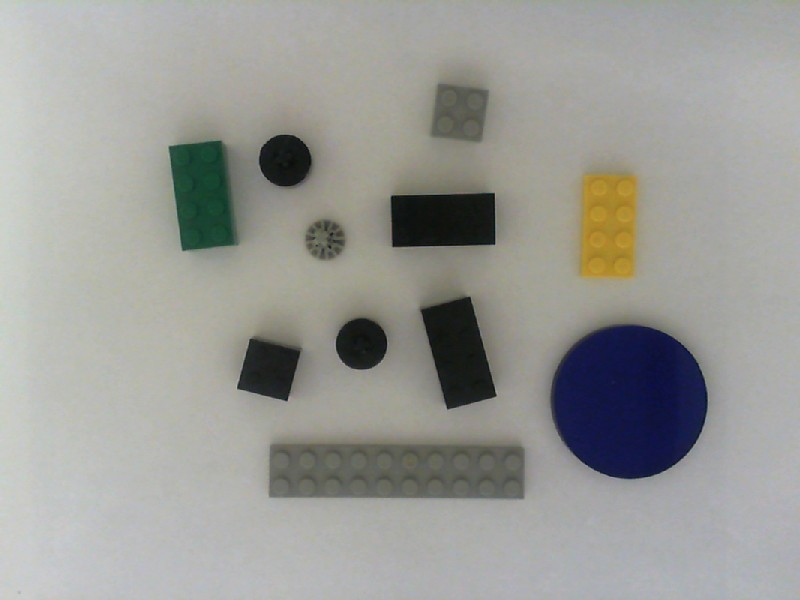
#> input picture Lego/img_103.jpg, 800 x 600 px, found by its file name
$ jupyter execute AA_02.ipynb
#> lines starting #> are read from the running program, lines starting #| are printed output that depends on the picture; after the words box and inside, x2 and y2 are one past the last pixel; in counts of white or black regions, pixels touching at a corner belong together; long printed decimals are rounded
[cell 1]
#Import das Libs
import numpy as np
import cv2
from matplotlib import pyplot as plot

[cell 2]
#Tabela dos produtos e suas especificações
tabela=np.array([['Circ1','48mmØ','Cx_1'],['Circ2','16mmØ','Cx_2'],['Circ3','13mmØ','Cx_3'],
                 ['Reta1','80×16mm','Cx_4'],['Reta2','32×16mm','Cx_5'],['Quad1','16×16mm','Cx_6']], dtype="object")
print(tabela)

[cell 3]
#Definição da Imagem - Peças de Lego (Indo de 01 a 20)
im = "03"

[cell 4]
#Import da Imagem e do Path do OneDrive
folder = ('D:/OneDrive/OneDrive - Etec Centro Paula Souza/Codes/Computational Vision/Lego/')
img = cv2.imread(folder + 'img_1' + str(im) + '.jpg')
#> img is the input picture: shape (600, 800, 3); mean B, G, R 150, 154.3, 153.9

[cell 5]
#Visualização da Imagem Importada
plot.imshow(img,cmap='gray')
plot.show()

[cell 6]
#Separação em três bandas indenpendentes (BRG)
#Escolheu-se utilizar a Banda B (Azul) pelo fato da mesma destacar melhor os objetos da imagem.
B, G, R = cv2.split(img)
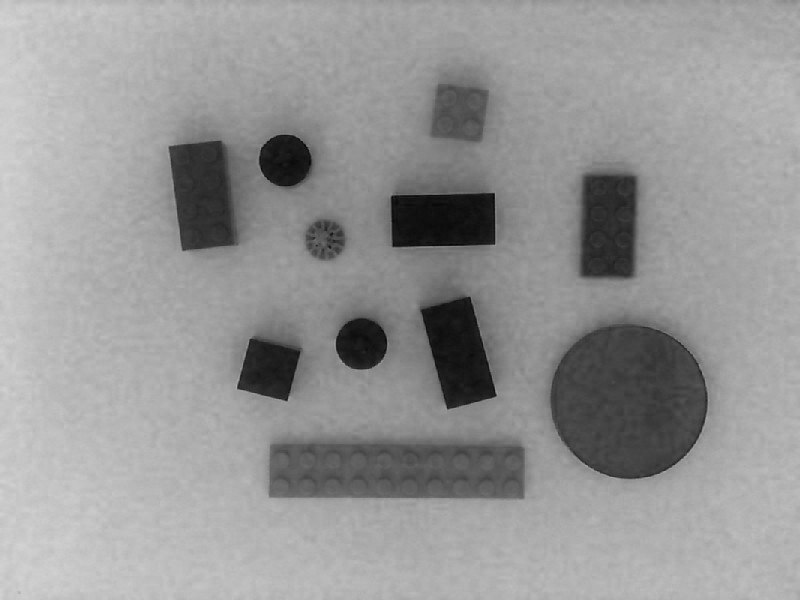
#> B: shape (600, 800); min 5, max 211, mean 150
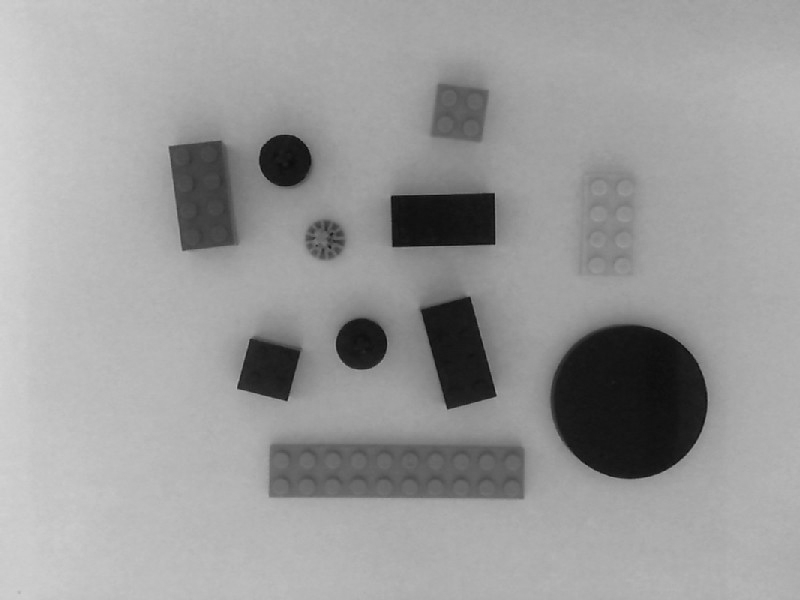
#> G: shape (600, 800); min 8, max 213, mean 154.3
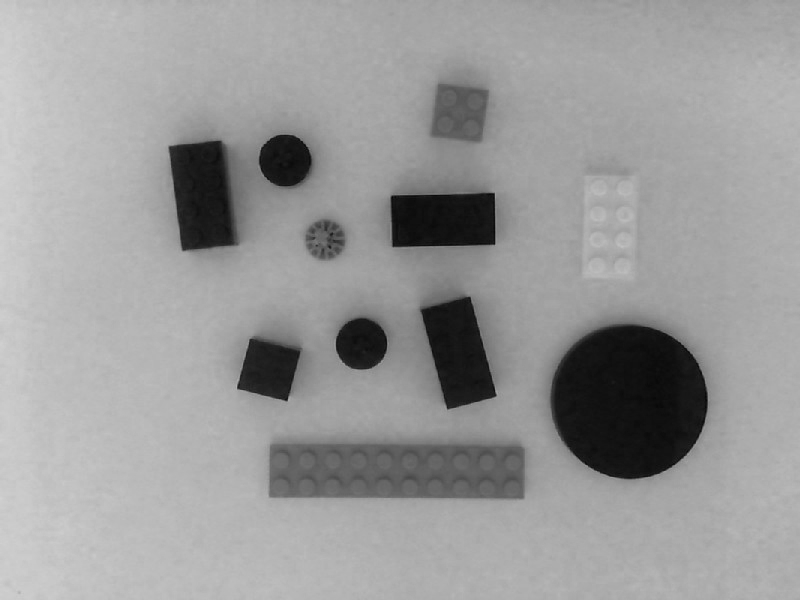
#> R: shape (600, 800); min 2, max 210, mean 153.9
img_gray = B

plot.imshow(img_gray,cmap='gray')
plot.show()

[cell 7]
#Estatística - Exibe-se valores de Mínimo, Máximo e Média da Figura em Níveis de Cinza

print("Valor máximo de nível de cinza: " + str(img_gray.max()))
#| Valor máximo de nível de cinza: 211
print("Valor mínimo de nível de cinza: " + str(img_gray.min()))
#| Valor mínimo de nível de cinza: 5
print("Valor médio de nível de cinza: " + str(img_gray.mean()))
#| Valor médio de nível de cinza: 150.032

[cell 8]
#Baseando-se nos experimentos feitos, criou-se uma estrutura de decisão para definir o ajuste fino do valor de gamma.
#Para isso, usou-se como parâmetro o valor médio de nível de cinza da imagem.
#Desta forma, foi possível solucionar problemas de sombras e ruídos nas imagens.

if img_gray.mean() > 142.31 and img_gray.mean() < 142.37:
    gamma = 0.467
elif img_gray.mean() > 142.37 and img_gray.mean() < 142.4:
    gamma = 0.865
elif img_gray.mean() > 148.0 and img_gray.mean() < 148.9:
    gamma = 0.075
elif img_gray.mean() > 150.0 and img_gray.mean() < 150.9:
    gamma = 0.850
elif img_gray.mean() > 151.0 and img_gray.mean() < 151.9:
    gamma = 0.750
elif img_gray.mean() > 155.0 and img_gray.mean() < 155.9:
    gamma = 0.680
elif img_gray.mean() > 139.0 and img_gray.mean() < 139.9:
    gamma = 0.750
elif img_gray.mean() > 140.0 and img_gray.mean() < 140.9:
    gamma = 0.735
elif img_gray.mean() > 143.78 and img_gray.mean() < 143.79:
    gamma = 0.285
elif img_gray.mean() > 143.6 and img_gray.mean() < 143.9:
    gamma = 0.710
elif img_gray.mean() > 146.00 and img_gray.mean() < 146.05:
    gamma = 0.675
else:
    gamma = 1.015

print("Valor de Gamma: " + str(gamma))

[cell 9]
#Em seguida, aplica-se a transformação por potência com o objetivo de destacar melhor os objetos da Imagem.

entrada = img_gray/img_gray.max()
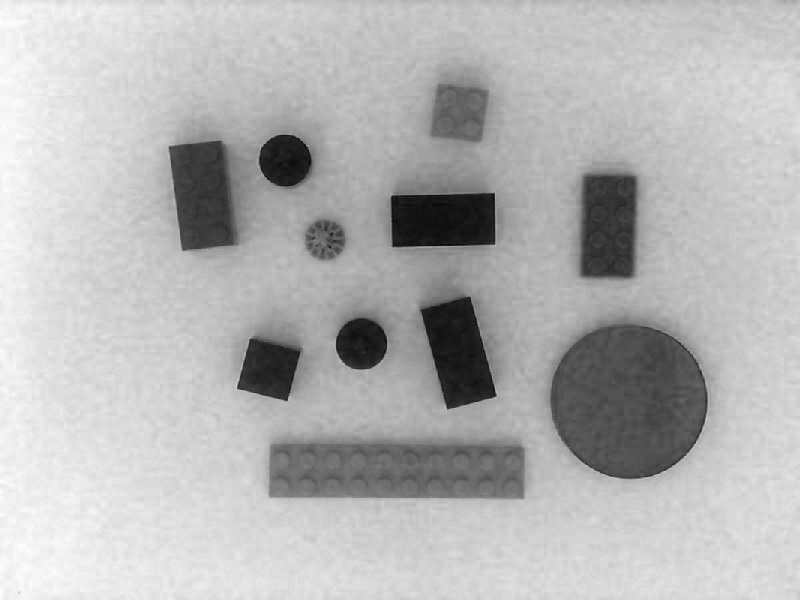
#> entrada: shape (600, 800) float64; min 0.0237, max 1, mean 0.711
img_gray = entrada ** gamma * 255

[cell 10]
#Por fim, é necessário converter a imagem para o formato Uint8
#Sem esta conversão, não foi possível aplicar a binarização na imagem resultante da transformação por potência

img_gray = img_gray.astype("uint8")
plot.imshow(img_gray, cmap='gray')
plot.show()

[cell 11]
#Adiciona-se bordas nos objetos da imagem por meio dos operadores de Roberts
masc1 = np.array([[0, 1], [-1, 0]])
masc2 = np.array([[1, 0], [0, -1]])

print(masc1, masc2)

[cell 12]
#Definição das bordas com os peradores de Roberts
img_roberts1 = cv2.filter2D(img_gray, -1, masc1)
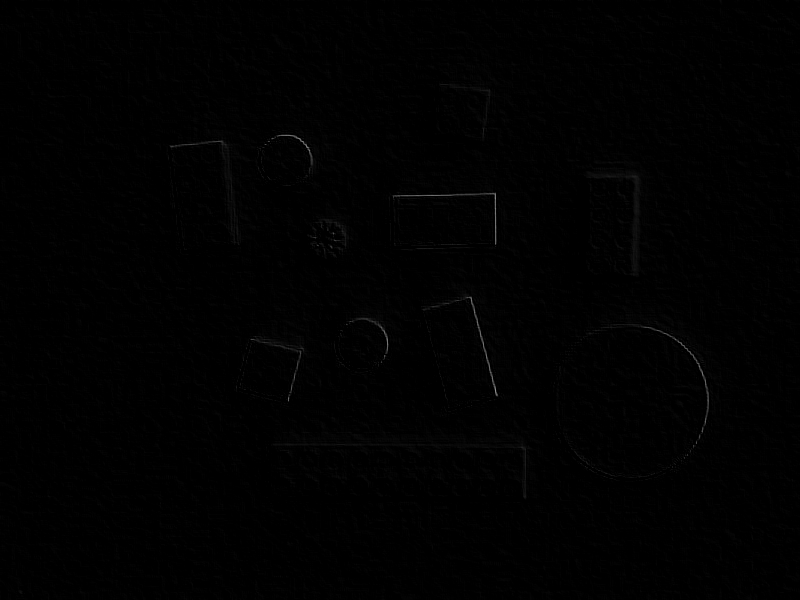
#> img_roberts1: shape (600, 800); min 0, max 148, mean 1.1
img_roberts2 = cv2.filter2D(img_gray, -1, masc2)
img_roberts = cv2.add(img_roberts1, img_roberts2)

plot.imshow(img_roberts, cmap='gray')
plot.show()

[cell 13]
#Enfatização das bordas
img_gray = img_gray + img_roberts
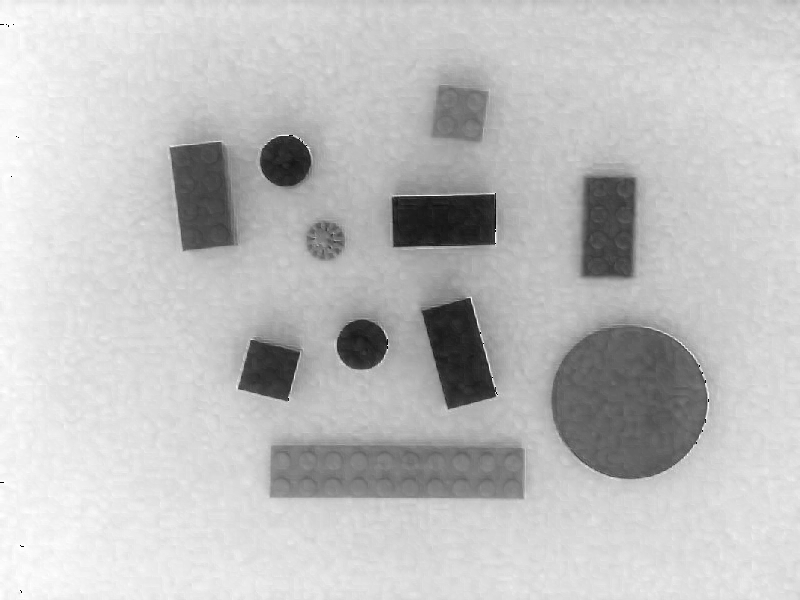
#> img_gray: shape (600, 800); min 0, max 255, mean 191.2
plot.imshow(img_gray, cmap='gray')
plot.show()

[cell 14]
#Aplicaçao do filtro de Média Para a diminuição de ruídos na imagem
img_gray = cv2.blur(img_gray,(3,3))

plot.imshow(img_gray, cmap='gray')
plot.show()

[cell 15]
#Aplicaçao do filtro de Mediana Para a diminuição de ruídos na imagem
img_gray = cv2.medianBlur(img_gray,3)

plot.imshow(img_gray, cmap='gray')
plot.show()

[cell 16]
#Realiza-se a Binarização da imagem por meio da Função THRESH_BINARY + THRESH_OTSU
otsu_threshold, img_bin = cv2.threshold(img_gray, 0, 255, cv2.THRESH_BINARY + cv2.THRESH_OTSU)
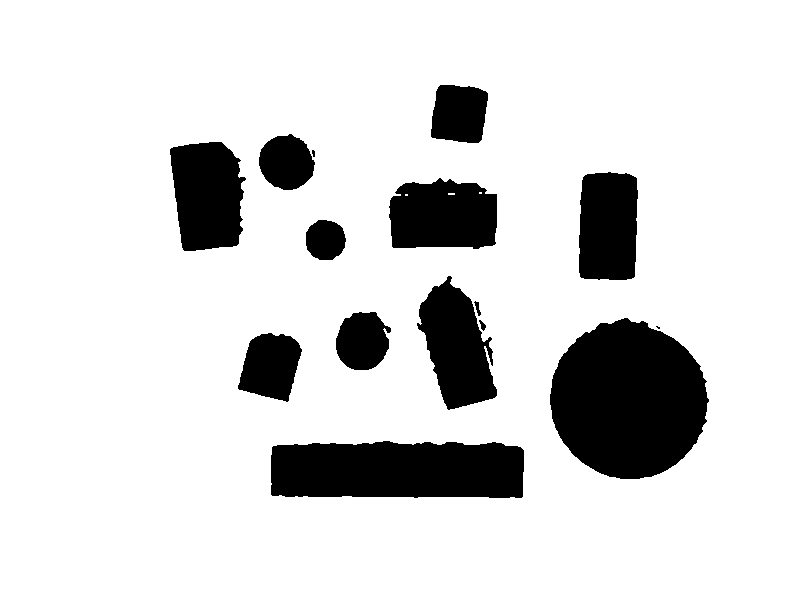
#> img_bin: shape (600, 800); 85.3% white; 15 black regions (2 under 20 px), largest, box (x1, y1, x2, y2) and area: (550, 318, 709, 479) 19402, (271, 441, 524, 498) 13392, (170, 142, 246, 251) 6663
#> otsu_threshold = 150

plot.imshow(img_bin, cmap='gist_gray')
plot.show()
print("Valor Threshold: ", otsu_threshold)
#| Valor Threshold:  150.0

[cell 17]
#Em seguida, inverte-se as cores por meio da transformação em negativo;
#Objetos pretos com fundo branco impossibilita tarefas de binarização, como o método de OTSU.

e = img_bin/img_gray.max()
img_bin = e.max()-e

[cell 18]
#Exibição da imagem invertida e convertida para o formato "uint8"
img_bin = img_bin.astype("uint8")
plot.imshow(img_bin, cmap='gray')
plot.show()

[cell 19]
(numCCs, imgLabels, stats, centroids) = cv2.connectedComponentsWithStats(img_bin, connectivity=8)
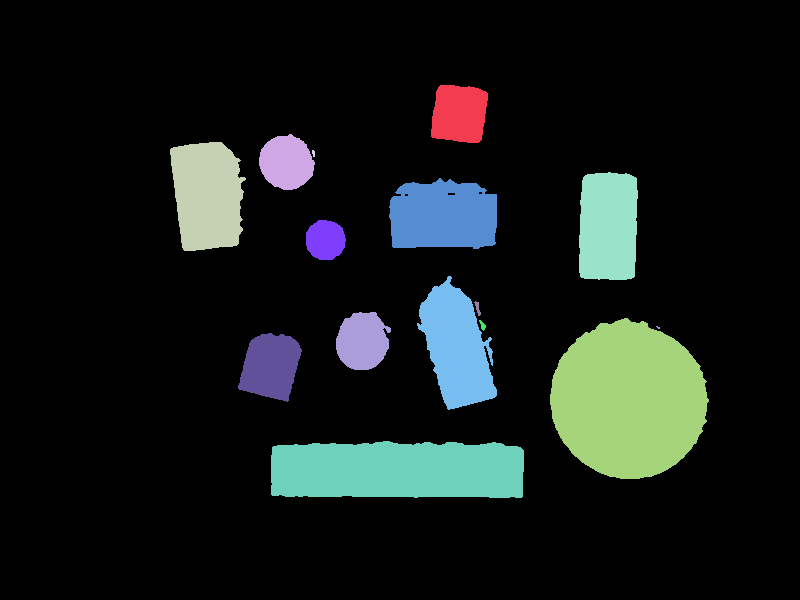
#> imgLabels: shape (600, 800) int32; 16 distinct labels, from 0 to 15; one colour per label, 0 black
#> numCCs = 16; stats = 16 rows, first 6: [0, 0, 800, 600, 409520], [431, 85, 57, 58, 2797], [259, 134, 56, 56, 2342], [170, 142, 76, 109, 6663], [312, 150, 3, 7, 17], [579, 172, 59, 108, 5919]; centroids = 16 rows, first 8: [389, 294], [458.9, 113.4], [286.1, 162.1], [207, 195], [313.1, 152.8], [607.8, 226.2], [442.7, 215.4], [325, 239.6]
#Plot da imagem com os componentes conexos identificados

plot.imshow(imgLabels, cmap='tab20');

[cell 20]
#Exibi-se a área de cada componente conexo detectado. Utilizou-se um segundo contador com uma estrutura if
#com o objetivo de não computar ruídos remanescentes como Componentes Conexos

c = 0
for i in range (numCCs):

    if stats[i,cv2.CC_STAT_AREA] > 450:
        #Tenta-se desta forma, eliminar os ruídos interpretados como componentes conexos

        if i > 0:
            c = c + 1
            print("Componente " + str(c) + ": Área = " + str(stats[i,cv2.CC_STAT_AREA]) + ", " +
                 str(stats[i,cv2.CC_STAT_HEIGHT]) + "x" + str(stats[i,cv2.CC_STAT_WIDTH]))
#> this loop made 16 passes
#| Componente 1: Área = 2797, 58x57
#| Componente 2: Área = 2342, 56x56
#| Componente 3: Área = 6663, 109x76
#| Componente 4: Área = 5919, 108x59
#| Componente 5: Área = 6538, 71x108
#| Componente 6: Área = 1281, 40x40
#| Componente 7: Área = 6421, 134x80
#| Componente 8: Área = 2451, 58x55
#> (further printed lines are left out)
#> after the loop, c = 11

print("\nTotal de Componentes identificados é: " + str(c))
#| Total de Componentes identificados é: 11
plot.imshow(img,cmap='gray')
plot.show()

[cell 21]
#Inicia-se as variáveis, sendo que cada uma representa um tipo de peça Lego
circ1 = 0
circ2 = 0
circ3 = 0
reta1 = 0
reta2 = 0
quad1 = 0

[cell 22]
#Efetua-se uma a classificação, juntamente com uma contagem de caixas.

i = 0
for i in range (numCCs):

    if stats[i,cv2.CC_STAT_AREA] > 16000 and stats[i,cv2.CC_STAT_AREA] < 22000: #Caixa1
        circ1 = circ1 + 1

    if stats[i,cv2.CC_STAT_AREA] > 2000 and stats[i,cv2.CC_STAT_AREA] < 2500: #Caixa2
        circ2 = circ2 + 1

    if stats[i,cv2.CC_STAT_AREA] > 800 and stats[i,cv2.CC_STAT_AREA] < 2000: #Caixa3
        circ3 = circ3 + 1

    if stats[i,cv2.CC_STAT_AREA] > 8000 and stats[i,cv2.CC_STAT_AREA] < 15000: #Caixa4
        reta1 = reta1 + 1

    if stats[i,cv2.CC_STAT_AREA] > 5000 and stats[i,cv2.CC_STAT_AREA] < 8000: #Caixa5
        reta2 = reta2 + 1

    if stats[i,cv2.CC_STAT_AREA] > 2499 and stats[i,cv2.CC_STAT_AREA] < 3500: #Caixa6
        quad1 = quad1 + 1
#> after the loop, circ1 = 1; circ2 = 2; circ3 = 1; quad1 = 2; reta1 = 1; reta2 = 4

[cell 23]
#Print do Total de Caixas Necessárias identificadas
print("Caixa 1 (Circ1 - Circulo de 48mmØ): " + str(circ1))
#| Caixa 1 (Circ1 - Circulo de 48mmØ): 1
print("Caixa 2 (Circ2 - Circulo de 16mmØ): " + str(circ2))
#| Caixa 2 (Circ2 - Circulo de 16mmØ): 2
print("Caixa 3 (Circ3 - Circulo de 13mmØ): " + str(circ3))
#| Caixa 3 (Circ3 - Circulo de 13mmØ): 1
print("Caixa 4 (Reta1 - Retangulo de 80×16mm): " + str(reta1))
#| Caixa 4 (Reta1 - Retangulo de 80×16mm): 1
print("Caixa 5 (Reta2 - Retangulo de 32×16mm): " + str(reta2))
#| Caixa 5 (Reta2 - Retangulo de 32×16mm): 4
print("Caixa 6 (Quad1 - Quadrado de 16x16mm): " + str(quad1))
#| Caixa 6 (Quad1 - Quadrado de 16x16mm): 2

plot.imshow(img,cmap='gray')
plot.show()

[cell 24]
#Resultado Final
c = 1
for i in range (numCCs):

    if stats[i,cv2.CC_STAT_AREA] > 500:

        if i > 0:
            if stats[i,cv2.CC_STAT_AREA] > 16000 and stats[i,cv2.CC_STAT_AREA] < 22000:
                print("O Componente " + str(c) + ", " + str(centroids[i]) + " é classificado como Circ1: Cx_1 ")
            if stats[i,cv2.CC_STAT_AREA] > 2000 and stats[i,cv2.CC_STAT_AREA] < 2500:
                print("O Componente " + str(c) + ", " + str(centroids[i]) + " é classificado como Circ2: Cx_2 ")
            if stats[i,cv2.CC_STAT_AREA] > 800 and stats[i,cv2.CC_STAT_AREA] < 2000:
                print("O Componente " + str(c) + ", " + str(centroids[i]) + " é classificado como Circ3: Cx_3 ")
            if stats[i,cv2.CC_STAT_AREA] > 8000 and stats[i,cv2.CC_STAT_AREA] < 15000:
                print("O Componente " + str(c) + ", " + str(centroids[i]) + " é classificado como Reta1: Cx_4 ")
            if stats[i,cv2.CC_STAT_AREA] > 5000 and stats[i,cv2.CC_STAT_AREA] < 8000:
                print("O Componente " + str(c) + ", " + str(centroids[i]) + " é classificado como Reta2: Cx_5 ")
            if stats[i,cv2.CC_STAT_AREA] > 2499 and stats[i,cv2.CC_STAT_AREA] < 3500:
                print("O Componente " + str(c) + ", " + str(centroids[i]) + " é classificado como Quad1: Cx_6 ")
            c = c + 1
#> after the loop, c = 12

plot.imshow(img,cmap='gray')
plot.show()

$ run again, with Lego/img_101.jpg copied over Lego/img_103.jpg
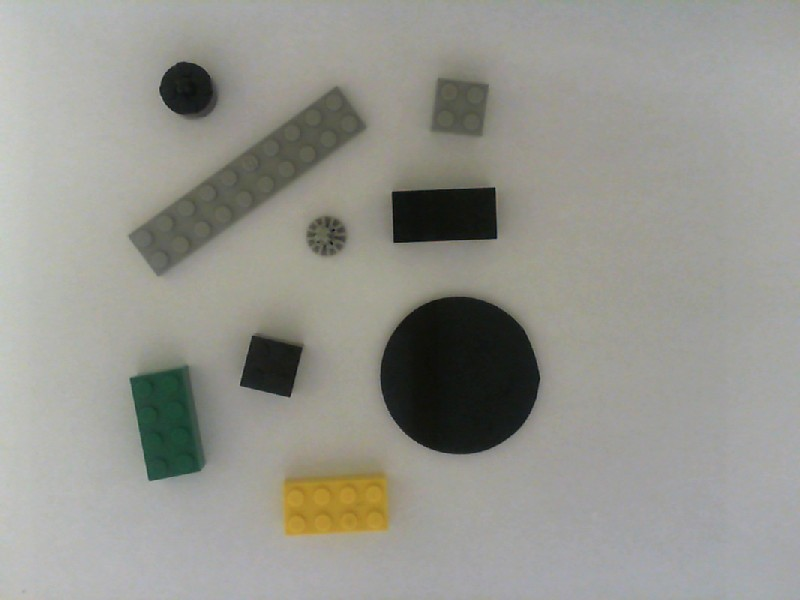
#> input picture Lego/img_101.jpg, 800 x 600 px, found by its file name
#> img is the input picture: shape (600, 800, 3); mean B, G, R 142.3, 149.1, 149.2
#| Valor máximo de nível de cinza: 209
#| Valor mínimo de nível de cinza: 2
#| Valor médio de nível de cinza: 142.290
#> `otsu_threshold, img_bin = cv2.threshold(img_gray, 0, 255, cv2.THRESH_B..`:
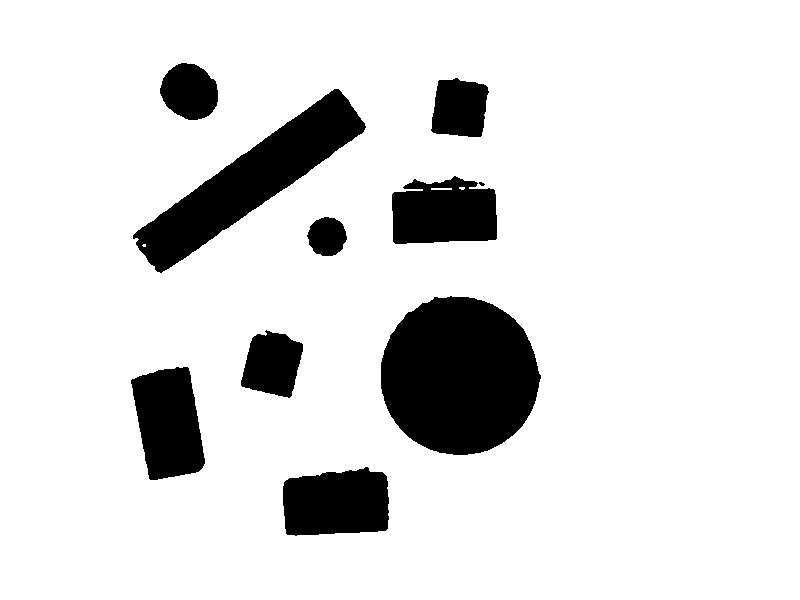
#> img_bin: shape (600, 800); 87.4% white; 10 black regions (1 under 20 px), largest, box (x1, y1, x2, y2) and area: (381, 296, 541, 455) 19774, (133, 89, 366, 273) 12895, (283, 467, 389, 536) 6235
#> otsu_threshold = 125
#| Valor Threshold:  125.0
#> `(numCCs, imgLabels, stats, centroids) = cv2.connectedComponentsWithSta..`:
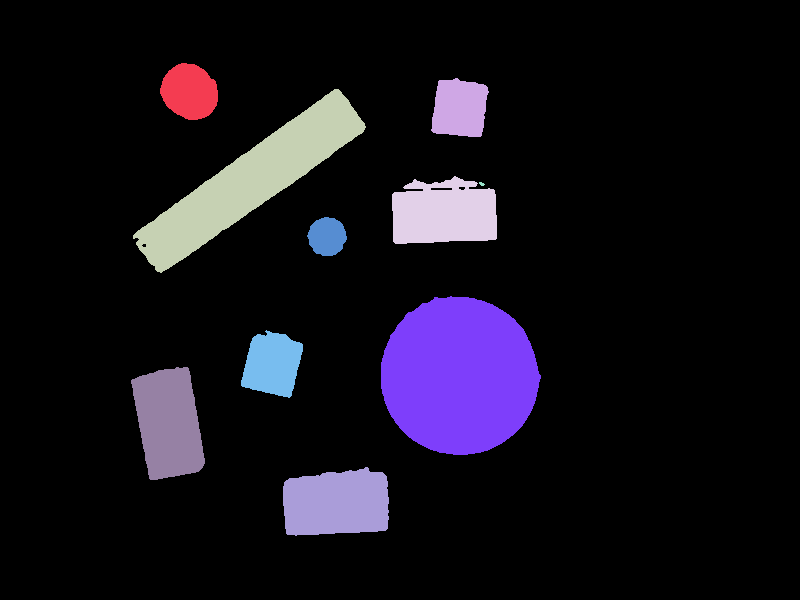
#> imgLabels: shape (600, 800) int32; 11 distinct labels, from 0 to 10; one colour per label, 0 black
#> numCCs = 11; stats = [[0, 0, 800, 600, 419520], [160, 63, 58, 57, 2496], [431, 78, 58, 59, 2771], [133, 89, 233, 184, 12895], [392, 176, 105, 68, 5912], [479, 182, 6, 4, 16], [307, 217, 40, 39, 1179], [381, 296, 160, 159, 19774], [241, 330, 62, 68, 3011], [131, 367, 74, 113, 6191], [283, 467, 106, 69, 6235]]; centroids = [[407, 298.2], [189.2, 91.31], [459.3, 107.9], [250, 180.4], [443.7, 212.7], [481.3, 183.5], [326.7, 236.2], [458.9, 375.4], [272, 363.8], [168.2, 422.7], [336.1, 502.8]]
#> the loop `for i in range (numCCs): ` made 11 passes
#| Componente 1: Área = 2496, 57x58
#| Componente 2: Área = 2771, 59x58
#| Componente 3: Área = 12895, 184x233
#| Componente 4: Área = 5912, 68x105
#| Componente 5: Área = 1179, 39x40
#> (further printed lines are left out)
#> after the loop `for i in range (numCCs):`: c = 9
#| Total de Componentes identificados é: 9
#> after the loop `for i in range (numCCs):`: circ1 = 1; quad1 = 2; reta1 = 1; reta2 = 3
#| Caixa 1 (Circ1 - Circulo de 48mmØ): 1
#| Caixa 2 (Circ2 - Circulo de 16mmØ): 1
#| Caixa 3 (Circ3 - Circulo de 13mmØ): 1
#| Caixa 4 (Reta1 - Retangulo de 80×16mm): 1
#| Caixa 5 (Reta2 - Retangulo de 32×16mm): 3
#| Caixa 6 (Quad1 - Quadrado de 16x16mm): 2
#> after the loop `for i in range (numCCs):`: c = 10
